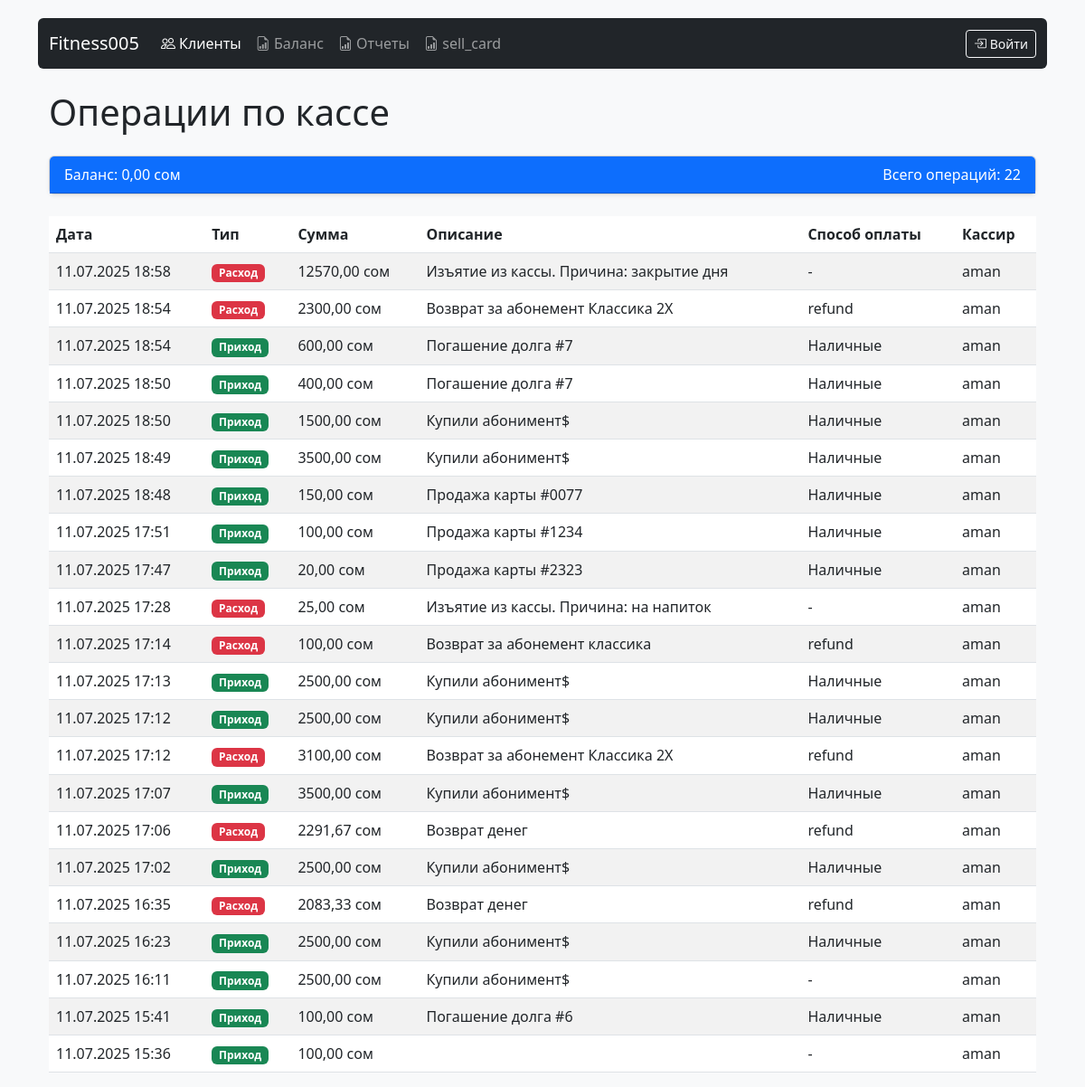
The app's page /cash-operations/ with its own data.
### core/models.py (models this page shows, shortened)
class CashRegister(models.Model):
    name = models.CharField(max_length=100, default="Основная касса", verbose_name="Название кассы")
    balance = models.DecimalField(max_digits=12, decimal_places=2, default=0, verbose_name="Баланс")
    last_updated = models.DateTimeField(auto_now=True, verbose_name="Последнее обновление")
    class Meta:
        verbose_name = 'Касса'
        verbose_name_plural = 'Кассы'

class CashOperation(models.Model):
    OPERATION_TYPES = [
        ('income', 'Приход'),
        ('outcome', 'Расход'),
    ]
    cash_register = models.ForeignKey(CashRegister, on_delete=models.PROTECT, verbose_name="Касса")
    operation_type = models.CharField(max_length=10, choices=OPERATION_TYPES, verbose_name="Тип операции")
    amount = models.DecimalField(max_digits=10, decimal_places=2, verbose_name="Сумма")
    payment = models.OneToOneField(Payment, on_delete=models.SET_NULL, null=True, blank=True, verbose_name="Связанный платеж")
    notes = models.TextField(blank=True, verbose_name="Примечание")
    created_at = models.DateTimeField(auto_now_add=True, verbose_name="Дата операции")
    created_by = models.ForeignKey(User, on_delete=models.SET_NULL, null=True, verbose_name="Кто провел операцию")
    class Meta:
        verbose_name = 'Операция по кассе'
        verbose_name_plural = 'Операции по кассе'

class Payment(models.Model):
    PAYMENT_METHODS = [
        ('cash', 'Наличные'),
        ('card', 'Карта'),
        ('online', 'Онлайн'),
    ]
    membership = models.ForeignKey(Membership,null=True, blank=True, on_delete=models.PROTECT)
    amount = models.DecimalField(max_digits=10, decimal_places=2, verbose_name="Сумма")
    payment_date = models.DateTimeField(auto_now_add=True, verbose_name="Дата оплаты")
    payment_method = models.CharField(max_length=10, choices=PAYMENT_METHODS,
                                      verbose_name="Способ оплаты")
    notes= models.CharField(max_length=100, verbose_name='примечание', null=True, blank=True)
    receipt_number = models.CharField(max_length=50, blank=True, verbose_name="Номер чека")
    is_debt_payment = models.BooleanField(default=False)
    discount_amount = models.DecimalField(max_digits=10, decimal_places=2, default=0)
    created_by = models.ForeignKey(
        User,
        on_delete=models.SET_NULL,
        null=True,
        blank=True,
        verbose_name="Кто внес платеж"
    )

### core/views.py (the view)
# urls.py: path('cash-operations/', CashOperationsListView.as_view(), name='cash_operations'),
class CashOperationsListView(ListView):
    model = CashOperation
    template_name = 'core/cash_operations.html'
    context_object_name = 'operations'
    paginate_by = 50
    def get_queryset(self):
        return CashOperation.objects.select_related(
            'cash_register', 'payment', 'created_by'
        ).order_by('-created_at')
    def get_context_data(self, **kwargs):
        context = super().get_context_data(**kwargs)
        context['cash_register'] = get_main_cash_register()
        return context

### core/views.py (called while the page is built)
def get_main_cash_register():
    cash_register, created = CashRegister.objects.get_or_create(
        name="Основная касса",
        defaults={'balance': 0}
    )
    return cash_register

### core/templates/core/cash_operations.html (shortened to what this page needs)
{% extends 'base.html' %}
{% block content %}
<div class="container mt-4">
    <h1 class="mb-4">Операции по кассе</h1>
    <div class="card mb-4">
        <div class="card-header bg-primary text-white d-flex justify-content-between">
            <span>Баланс: {{ cash_register.balance }} сом</span>
            <span>Всего операций: {{ operations.count }}</span>
        </div>
    </div>
    <div class="table-responsive">
        <table class="table table-striped">
            <thead>
                <tr>
                    <th>Дата</th>
                    <th>Тип</th>
                    <th>Сумма</th>
                    <th>Описание</th>
                    <th>Способ оплаты</th>
                    <th>Кассир</th>
                </tr>
            </thead>
            <tbody>
                {% for operation in operations %}
                <tr>
                    <td>{{ operation.created_at|date:"d.m.Y H:i" }}</td>
                    <td>
                        <span class="badge bg-{% if operation.operation_type == 'income' %}success{% else %}danger{% endif %}">
                            {{ operation.get_operation_type_display }}
                        </span>
                    </td>
                    <td>{{ operation.amount }} сом</td>
                    <td>
                            {{ operation.notes }}
                    </td>
                    <td>
                        {% if operation.payment %}
                            {{ operation.payment.get_payment_method_display }}
                        {% else %}
                            -
                        {% endif %}
                    </td>
                    <td>{{ operation.created_by }}</td>
                </tr>
                {% endfor %}
            </tbody>
        </table>
    </div>
</div>
{% endblock %}

### core/templates/base.html (shortened to what this page needs)
<!DOCTYPE html>
<html lang="ru">
<head>
    <link href="https://cdn.jsdelivr.net/npm/bootstrap@5.3.0/dist/css/bootstrap.min.css" rel="stylesheet">
    <link rel="stylesheet" href="https://cdn.jsdelivr.net/npm/bootstrap-icons@1.10.0/font/bootstrap-icons.css">
</head>
<body>
    <div class="container">
        {% include 'includes/navbar.html' %}
        {% block content %}{% endblock %}
    </div>
</body>
</html>

### core/templates/includes/navbar.html (shortened to what this page needs)
<nav class="navbar navbar-expand-lg navbar-dark bg-dark mb-4 rounded">
    <div class="container-fluid">
        <a class="navbar-brand" href="{% url 'client_list' %}">Fitness005</a>
        <div class="collapse navbar-collapse" id="navbarNav">
            <ul class="navbar-nav me-auto">
                <li class="nav-item">
                    <a class="nav-link active" href="{% url 'client_list' %}">
                        <i class="bi bi-people"></i> Клиенты
                    </a>
                </li>
                 <li class="nav-item">
    <a class="nav-link" href="{% url 'cash_operations' %}">
        <i class="bi bi-file-earmark-bar-graph"></i> Баланс
    </a>
</li>
                <li class="nav-item">
    <a class="nav-link" href="{% url 'reports' %}">
        <i class="bi bi-file-earmark-bar-graph"></i> Отчеты
    </a>
</li>
                      <li class="nav-item">
    <a class="nav-link" href="{% url 'sell_card' %}">
        <i class="bi bi-file-earmark-bar-graph"></i> sell_card
    </a>
            </ul>
            <div class="d-flex">
                {% if user.is_authenticated %}
                <span class="navbar-text me-3">
                    <i class="bi bi-person-circle"></i> {{ user.username }}
                </span>
                <a href="" class="btn btn-outline-light btn-sm">
                    <i class="bi bi-box-arrow-right"></i> Выйти
                </a>
                {% else %}
                <a href="" class="btn btn-outline-light btn-sm">
                    <i class="bi bi-box-arrow-in-right"></i> Войти
                </a>
                {% endif %}
            </div>
        </div>
    </div>
</nav>

### core/templates/base.html (style rules this page uses)
body { padding-top: 20px; background-color: #f8f9fa; }
.table th { white-space: nowrap; }
.card { box-shadow: 0 0.125rem 0.25rem rgba(0, 0, 0, 0.075); }

### records on screen
CashRegister: balance "0,00"
CashOperation: created_at "11.07.2025 18:58", operation_type "Расход", amount "12570,00", notes "Изъятие из кассы. Причина: закрытие дня", created_by "aman"
CashOperation: created_at "11.07.2025 18:54", operation_type "Расход", amount "2300,00", notes "Возврат за абонемент Классика 2Х", payment.payment_method "refund", created_by "aman"
CashOperation: created_at "11.07.2025 18:54", operation_type "Приход", amount "600,00", notes "Погашение долга #7", payment.payment_method "Наличные", created_by "aman"
CashOperation: created_at "11.07.2025 18:50", operation_type "Приход", amount "400,00", notes "Погашение долга #7", payment.payment_method "Наличные", created_by "aman"
CashOperation: created_at "11.07.2025 18:50", operation_type "Приход", amount "1500,00", notes "Купили абонимент$", payment.payment_method "Наличные", created_by "aman"
CashOperation: created_at "11.07.2025 18:49", operation_type "Приход", amount "3500,00", notes "Купили абонимент$", payment.payment_method "Наличные", created_by "aman"
CashOperation: created_at "11.07.2025 18:48", operation_type "Приход", amount "150,00", notes "Продажа карты #0077", payment.payment_method "Наличные", created_by "aman"
CashOperation: created_at "11.07.2025 17:51", operation_type "Приход", amount "100,00", notes "Продажа карты #1234", payment.payment_method "Наличные", created_by "aman"
CashOperation: created_at "11.07.2025 17:47", operation_type "Приход", amount "20,00", notes "Продажа карты #2323", payment.payment_method "Наличные", created_by "aman"
CashOperation: created_at "11.07.2025 17:28", operation_type "Расход", amount "25,00", notes "Изъятие из кассы. Причина: на напиток", created_by "aman"
CashOperation: created_at "11.07.2025 17:14", operation_type "Расход", amount "100,00", notes "Возврат за абонемент классика", payment.payment_method "refund", created_by "aman"
CashOperation: created_at "11.07.2025 17:13", operation_type "Приход", amount "2500,00", notes "Купили абонимент$", payment.payment_method "Наличные", created_by "aman"
CashOperation: created_at "11.07.2025 17:12", operation_type "Приход", amount "2500,00", notes "Купили абонимент$", payment.payment_method "Наличные", created_by "aman"
CashOperation: created_at "11.07.2025 17:12", operation_type "Расход", amount "3100,00", notes "Возврат за абонемент Классика 2Х", payment.payment_method "refund", created_by "aman"
CashOperation: created_at "11.07.2025 17:07", operation_type "Приход", amount "3500,00", notes "Купили абонимент$", payment.payment_method "Наличные", created_by "aman"
CashOperation: created_at "11.07.2025 17:06", operation_type "Расход", amount "2291,67", notes "Возврат денег", payment.payment_method "refund", created_by "aman"
CashOperation: created_at "11.07.2025 17:02", operation_type "Приход", amount "2500,00", notes "Купили абонимент$", payment.payment_method "Наличные", created_by "aman"
CashOperation: created_at "11.07.2025 16:35", operation_type "Расход", amount "2083,33", notes "Возврат денег", payment.payment_method "refund", created_by "aman"
CashOperation: created_at "11.07.2025 16:23", operation_type "Приход", amount "2500,00", notes "Купили абонимент$", payment.payment_method "Наличные", created_by "aman"
CashOperation: created_at "11.07.2025 16:11", operation_type "Приход", amount "2500,00", notes "Купили абонимент$", created_by "aman"
CashOperation: created_at "11.07.2025 15:41", operation_type "Приход", amount "100,00", notes "Погашение долга #6", payment.payment_method "Наличные", created_by "aman"
CashOperation: created_at "11.07.2025 15:36", operation_type "Приход", amount "100,00", created_by "aman"

### other values on screen
{{ operations.count }} "22"
